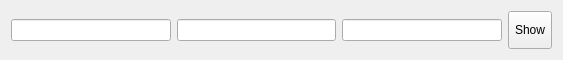
<?xml version="1.0" encoding="UTF-8"?>
<ui version="4.0">
 <class>CustomWidget</class>
 <widget class="QWidget" name="CustomWidget">
  <property name="geometry">
   <rect>
    <x>0</x>
    <y>0</y>
    <width>563</width>
    <height>60</height>
   </rect>
  </property>
  <property name="windowTitle">
   <string>Form</string>
  </property>
  <layout class="QHBoxLayout" name="horizontalLayout">
   <item>
    <widget class="QLineEdit" name="labelURL">
     <property name="readOnly">
      <bool>true</bool>
     </property>
    </widget>
   </item>
   <item>
    <widget class="QLineEdit" name="labelLogin">
     <property name="text">
      <string/>
     </property>
     <property name="echoMode">
      <enum>QLineEdit::Password</enum>
     </property>
     <property name="readOnly">
      <bool>true</bool>
     </property>
    </widget>
   </item>
   <item>
    <widget class="QLineEdit" name="labelPass">
     <property name="text">
      <string/>
     </property>
     <property name="echoMode">
      <enum>QLineEdit::Password</enum>
     </property>
     <property name="readOnly">
      <bool>true</bool>
     </property>
    </widget>
   </item>
   <item>
    <widget class="QToolButton" name="toolButton">
     <property name="maximumSize">
      <size>
       <width>50</width>
       <height>80</height>
      </size>
     </property>
     <property name="text">
      <string>Show</string>
     </property>
    </widget>
   </item>
  </layout>
 </widget>
 <resources/>
 <connections/>
</ui>
